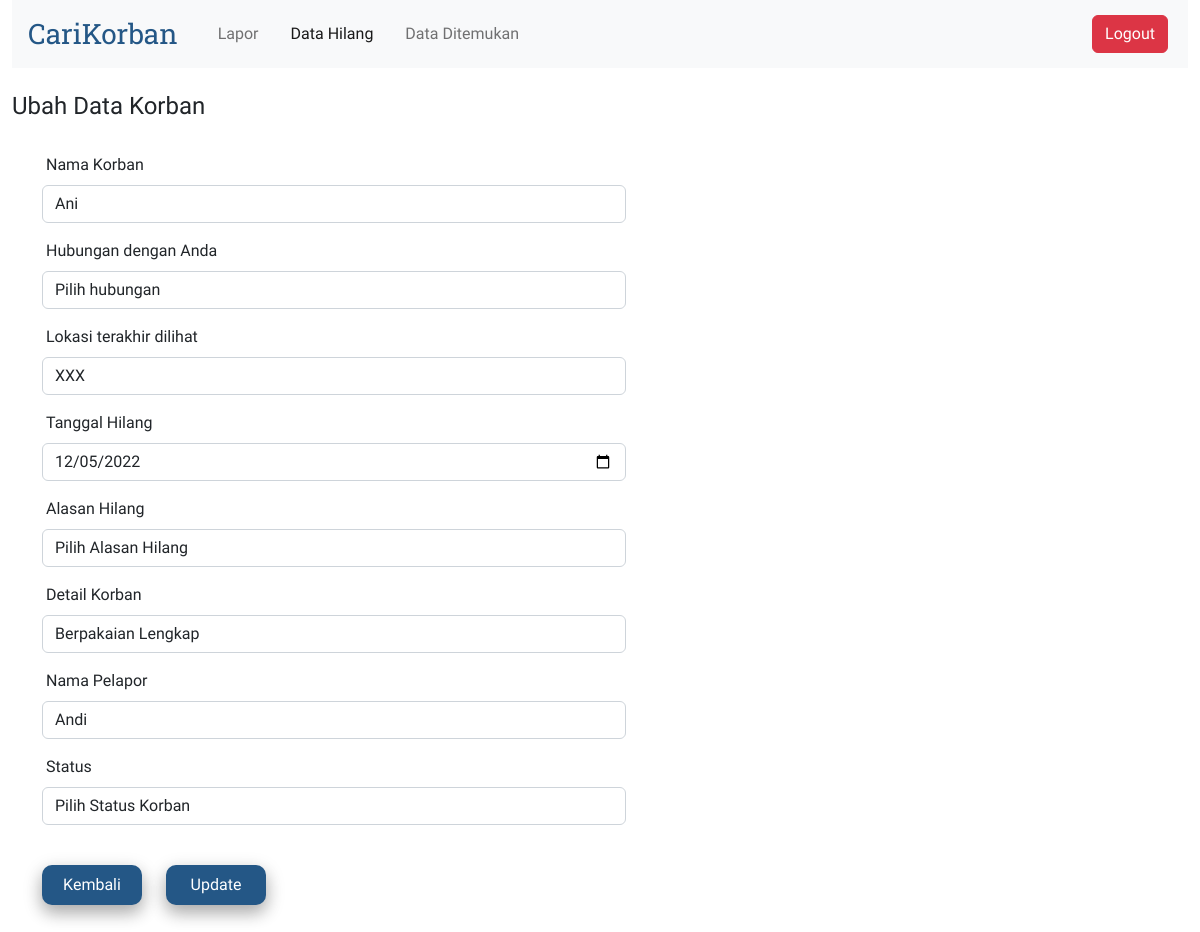
The app's page /views/edit.php?idx=3 with its own data.
### tables this page shows
CREATE TABLE `korban` (
  `idx` int(11) NOT NULL,
  `nama_korban` varchar(30) NOT NULL,
  `hubungan` varchar(10) NOT NULL,
  `lokasi` varchar(20) NOT NULL,
  `tanggal` varchar(30) NOT NULL,
  `alasan_hilang` varchar(30) NOT NULL,
  `detail` varchar(255) NOT NULL,
  `nama_pelapor` varchar(30) NOT NULL,
  `telepon` varchar(30) NOT NULL,
  `email` varchar(30) NOT NULL,
  `status` varchar(30) NOT NULL,
  `nama_gambar` varchar(255),
  `file_gambar` longblob
);

### connection.php (called while the page is built)
<?php
abstract class Connection
{
    protected function get_connection()
    {
        $host = "localhost";
        $database = "carikorban";
        $username = "root";
        $password = "";
        $connect = new mysqli($host, $username, $password, $database);
        return $connect;
    }
}

### models/korban.php (called while the page is built, shortened)
<?php
include '..\connection.php';
class Korban extends Connection
{
    private $conn;
    public function __construct()
    {
        $this->conn = $this->get_connection();
    }
    public function edit($idx)
    {
        $sql = "SELECT * FROM korban WHERE idx = '$idx'";
        $bind = $this->conn->query($sql);
        while ($obj = $bind->fetch_object()) {
            $baris = $obj;
        }
        return $baris;
    }
}

### views/edit.php (the view, shortened to what this page needs)
<?php
$idx = $_GET['idx'];
include '..\models\korban.php';
$model = new Korban();
$data = $model->edit($idx);
?>
<!doctype html>
<html lang="en">
<head>
    <link href="https://cdn.jsdelivr.net/npm/bootstrap@5.2.3/dist/css/bootstrap.min.css" rel="stylesheet"
>
</head>
<body>
    <nav class="navbar navbar-expand-lg bg-light">
        <div class="container-fluid">
            <a class="navbar-brand logo" href="#">CariKorban</a>
            <div class="collapse navbar-collapse" id="navbarCollapse">
                <ul class="navbar-nav me-auto mb-2 mb-lg-0">
                    <li class="nav-item">
                        <a class="nav-link" aria-current="page" href="lapor.php">Lapor</a>
                    </li>
                    <li class="nav-item">
                        <a class="nav-link active" href="datahilang.php">Data Hilang</a>
                    </li>
                    <li class="nav-item">
                        <a class="nav-link" href="dataditemukan.php">Data Ditemukan</a>
                    </li>
                </ul>
                <a href="logout.php"><button type="button"
                        class="d-flex btn btn-danger my-2 my-sm-0">Logout</button></a>
            </div>
        </div>
    </nav>
    <br>
    <h4>Ubah Data Korban</h4>
    <br>
    <form action="..\models\process.php" method="post">
        <div class="mb-3">
            <label class="form-label">Nama Korban</label>
            <br>
            <input class="form-control" type="text" name="nama_korban" value="<?= $data->nama_korban ?>">
        </div>
        <div class="mb-3">
            <label class="form-label" for="hubungan">Hubungan dengan Anda</label>
            <br>
            <select class="form-control" name="hubungan" id="hubungan" required>
                <option value="">Pilih hubungan</option>
            </select>
        </div>
        <div class="mb-3">
            <label class="form-label">Lokasi terakhir dilihat</label>
            <br>
            <input class="form-control" type="text" name="lokasi" value="<?= $data->lokasi ?>">
        </div>
        <div class="mb-3">
            <label class="form-label">Tanggal Hilang</label>
            <br>
            <input class="form-control" type="date" name="tanggal" value="<?= $data->tanggal ?>">
        </div>
        <div class="mb-3">
            <label class="form-label" for="hilang">Alasan Hilang</label>
            <br>
            <select class="form-control" name="alasan_hilang" id="hilang" required>
                <option value="">Pilih Alasan Hilang</option>
            </select>
        </div>
        <div class="mb-3">
            <label class="form-label">Detail Korban</label>
            <br>
            <input class="form-control" type="text" name="detail" value="<?= $data->detail ?>">
        </div>
        <div class="mb-3">
            <label class="form-label">Nama Pelapor</label>
            <br>
            <input class="form-control" type="text" name="nama_pelapor" value="<?= $data->nama_pelapor ?>">
        </div>
        <div class="mb-3">
            <label class="form-label" for="status">Status</label>
            <br>
            <select class="form-control" name="status" id="status" required>
                <option value="">Pilih Status Korban</option>
            </select>
        </div>
        <br>
        <a href="datahilang.php" class="btn btn-submit btn-space">Kembali</a>
        <button type="submit" name="submit_edit" class="btn btn-submit">Update</button>
        <br><br><br>
    </form>
</body>
</html>

### views/edit.php (style rules this page uses)
*, html, body { margin: 0 4px; padding: 0; }
body { font-family: 'Readex Pro'; }
a { text-decoration: none; }
form { margin: 0 30px; width: 50%; }
.logo { font-family: 'Roboto Slab'; font-size: 28px; color: #245786; }
.btn-space { margin-right: 20px; }
.btn-submit { background-color: #245786; color: white; border-radius: 10px; border: none; color: #FFFFFF; text-align: center; font-size: 16px; padding: 8px; width: 100px; box-shadow: 0 8px 16px 0 rgba(0, 0, 0, 0.2), 0 6px 20px 0 rgba(0, 0, 0, 0.19); }

### records on screen
korban: nama_korban "Ani", lokasi "XXX", tanggal "12/05/2022", detail "Berpakaian Lengkap", nama_pelapor "Andi"
